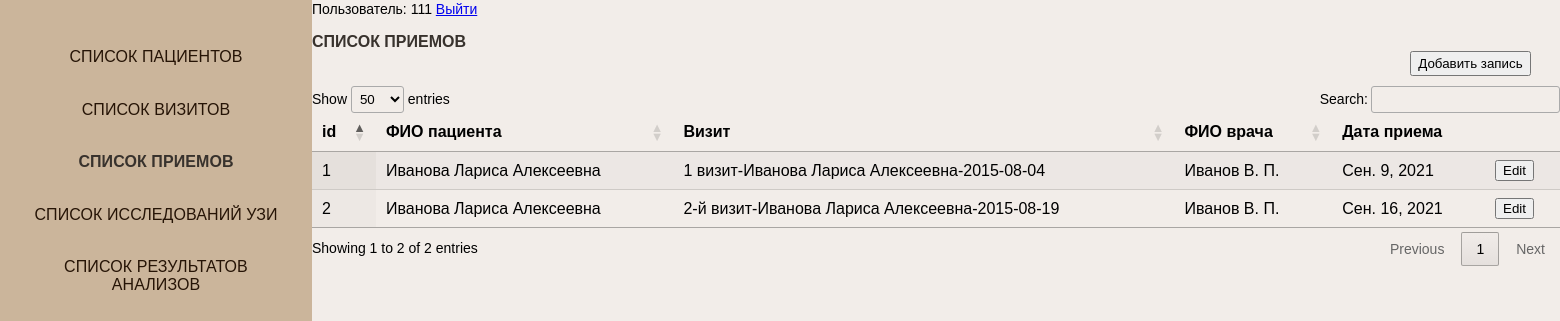
The app's page /appointments_list (signed in) with its own data.
### PCOS_diag/apps/patients/models.py (models this page shows, shortened)
class Appointment(models.Model):
	patient_key			= models.ForeignKey(Patient,  on_delete=models.CASCADE)
	visit_key			= models.ForeignKey(Visit,  on_delete=models.CASCADE)
	doctor_key			= models.ForeignKey(Doctor,  on_delete=models.CASCADE)
	date 				= models.DateField()
	periods				= models.IntegerField()
	type_menstual_disorders_1	=	models.IntegerField()
	type_menstual_disorders_2	=	models.IntegerField()
	type_menstual_disorders_3	=	models.IntegerField()
	type_menstual_disorders_4	=	models.IntegerField()
	min_menstrual		= models.IntegerField()
	max_menstrual		= models.IntegerField()
	sum_physician		= models.IntegerField()

class Patient(models.Model):
	name_patient = models.CharField('ФИО', max_length=200)
	day_of_birth     = models.DateField('Дата рождения')
	ethnicity_key    = models.ForeignKey(Ethnicity, on_delete=models.CASCADE)
	def __str__(self):
		return self.name_patient

class Visit(models.Model):
	name_visit			= models.CharField('Номер визита', max_length=20)
	patient_key			= models.ForeignKey(Patient,  on_delete=models.CASCADE)
	doctor_key			= models.ForeignKey(Doctor, on_delete=models.CASCADE)
	date 				= models.DateField()
	age_visit			= models.IntegerField()
	inform_consent		= models.BooleanField(choices=BOOL_CHOICES,  default='No')
	comply_all_study	= models.BooleanField(choices=BOOL_CHOICES,  default='No')
	female_age			= models.BooleanField(choices=BOOL_CHOICES,  default='No')
	current_preg_lact	= models.BooleanField(choices=BOOL_CHOICES,  default='No')
	history_hysterectomy	= models.BooleanField(choices=BOOL_CHOICES,  default='No')
	risk_no_compliance		= models.BooleanField(choices=BOOL_CHOICES,  default='No')
	unwillingness				= models.BooleanField(choices=BOOL_CHOICES,  default='No')
	medicince_listed_now_10	= models.BooleanField(choices=BOOL_CHOICES,  default='No')
	medicince_listed_3month_10= models.BooleanField(choices=BOOL_CHOICES,  default='No')
	PCOS 						= models.IntegerField(blank=True, null=True)
	Exclusion 					= models.IntegerField(blank=True, null=True)
	Grey 						= models.IntegerField(blank=True, null=True)
	Phenotype 					= models.CharField('Фенотип', max_length=1,blank=True)
	PCOS_text 					= models.TextField('Заключение', max_length=500,blank=True)
	Exclusion_text				= models.TextField('ПричиныИсключения', max_length=500,blank=True)
	def __str__(self):
		return self.name_visit+"-"+str(self.patient_key)+"-"+str(self.date)

class Doctor(models.Model):
	name_doctor = models.CharField('Имя доктора', max_length=200)
	def __str__(self):
		return self.name_doctor

### PCOS_diag/apps/patients/views.py (the view)
# urls.py: path('appointments_list', views.appointments_list, name='appointments_list'),
@login_required(login_url='/login_user')
def appointments_list(request):
	try:
		appointments_ = Appointment.objects.order_by('date')
	except:
		raise Http404("Приемы не найдены!")
	return render(request, 'patients/appointments_list.html',{'appointments_':appointments_})

### PCOS_diag/templates/patients/appointments_list.html (shortened to what this page needs)
<!{% load static %}
<!DOCTYPE html>
<html lang="en">
<head>
	<link rel="stylesheet" href="{% static 'css/style_db.css' %}" />
	<link rel="stylesheet" type="text/css" href="https://cdn.datatables.net/1.10.25/css/jquery.dataTables.min.css"/>
</head>
<body>
	<nav class="left__side">
		<ul class="tables__navigation">
			<li>
				<a href="patients_list" class="root__item">Список пациентов</a>
			</li>
			<li>
				<a href="visits_list" class="root__item">Список визитов</a>
			</li>
			<li>
				<a href="appointments_list" class="root__item__selected">Список приемов</a>
			</li>
			<li>
				<a href="ultrasounds_list" class="root__item">Список исследований УЗИ</a>
			</li>
			<li>
				<a href="laboratory_results_list" class="root__item">Список результатов анализов</a>
			</li>
		</ul>
	</nav>
	<div class="right__side">
		<span> Пользователь: {{request.user}}</span>
		<span> <a href="logout_user">Выйти</a></span>
		<br>
		<div class="head__table">
			Список приемов
		</div>
		<div class="content__table">
			<form action="add_appointment" class="add_btn" >
    			<input type="submit" style="height:25px" value="Добавить запись" />
			</form>
			{% if appointments_%}
			<table id="table_id3" class="display" style="width:100%">
			<thead>
				<tr>
					<th>id</th>
					<th> ФИО пациента</th>
					<th> Визит</th>
					<th> ФИО врача</th>
					<th> Дата приема</th>
					<th></th>
				</tr>
			</thead>
				<tbody>
					{%for a in appointments_ %}
						<tr>
							<td > {{a.id}}</td>
							<td > {{a.patient_key}} </td>
							<td > {{a.visit_key}} </td>
							<td > {{a.doctor_key}}</td>
							<td > {{a.date}}</td>
							<td></td>
						</tr>
					{% endfor %}
				</tbody>
		</table>
		{% endif %}
		</div>
	</div>
</body>
</html>

### PCOS_diag/static/css/style_db.css (style rules this page uses)
html { display: block; }
html, body { margin: 0; padding: 0; border: 0; }
body { font: 14px/18px Arial, sans-serif; width: 100%; height: 100%; background-color: #f2ede9; }
.tables__navigation { text-transform: uppercase; height: 300px; padding: 20 20px; list-style: none; box-sizing: border-box; display: flex; justify-content: space-between; flex-direction: column; align-items: center; }
.root__item__selected { color: #38322d; cursor: pointer; display: inline-block; font-family: Arsenal, Arial, Helvetica, sans-serif; font-size: 16px; font-stretch: 100%; font-style: normal; font-variant-caps: normal; font-variant-east-asian: normal; font-variant-ligatures: normal; font-variant-numeric: normal; font-weight: 600; height: 18px; letter-spacing: 0.08px; line-height: 18px; list-style-image: none; list-style-position: outside; list-style-type: none; padding-bottom: 14px; padding-left: 10px; padding-right: 10px; padding-top: 14px; text-align: center; text-decoration-color: #7d6857; text-decoration-line: none; text-decoration-style: solid; text-decoration-thickness: auto; text-transform: uppercase; transition-delay: 0s, 0s; transition-duration: 0.2s, 0.2s; transition-property: color, font-weight; transition-timing-function: ease, ease; width 65.4375px; }
.root__item { color: #261406; cursor: pointer; display: inline-block; font-family: Arsenal, Arial, Helvetica, sans-serif; font-size: 16px; font-stretch: 100%; font-style: normal; font-variant-caps: normal; font-variant-east-asian: normal; font-variant-ligatures: normal; font-variant-numeric: normal; font-weight: 400; height: 18px; letter-spacing: 0.08px; line-height: 18px; list-style-image: none; list-style-position: outside; list-style-type: none; padding-bottom: 14px; padding-left: 10px; padding-right: 10px; padding-top: 14px; text-align: center; text-decoration-color: #261406; text-decoration-line: none; text-decoration-style: solid; text-decoration-thickness: auto; text-transform: uppercase; transition-delay: 0s, 0s; transition-duration: 0.2s, 0.2s; transition-property: color, font-weight; transition-timing-function: ease, ease; }
.left__side { height: 100%; background-color: #cbb59b; width: 20%; float: left; min-width: 20%; }
.right__side { height: 100%; float: left; width: 80%; min-width: 20%; }
.head__table { height: 5%; color: #38322d; display: inline-block; font-family: Arsenal, Arial, Helvetica, sans-serif; font-size: 16px; font-stretch: 100%; font-style: normal; font-weight: 600; height: 18px; text-transform: uppercase; margin-top: 15px; }
.content__table { height: 98%; }
.add_btn { position: relative; left: 88%; margin-bottom: 10px; }

### records on screen
Appointment: id "1", patient_key "Иванова Лариса Алексеевна", visit_key "1 визит-Иванова Лариса Алексеевна-2015-08-04", doctor_key "Иванов В. П.", date "Сен. 9, 2021"
Appointment: id "2", patient_key "Иванова Лариса Алексеевна", visit_key "2-й визит-Иванова Лариса Алексеевна-2015-08-19", doctor_key "Иванов В. П.", date "Сен. 16, 2021"

### other values on screen
{{ request.user }} "111"
